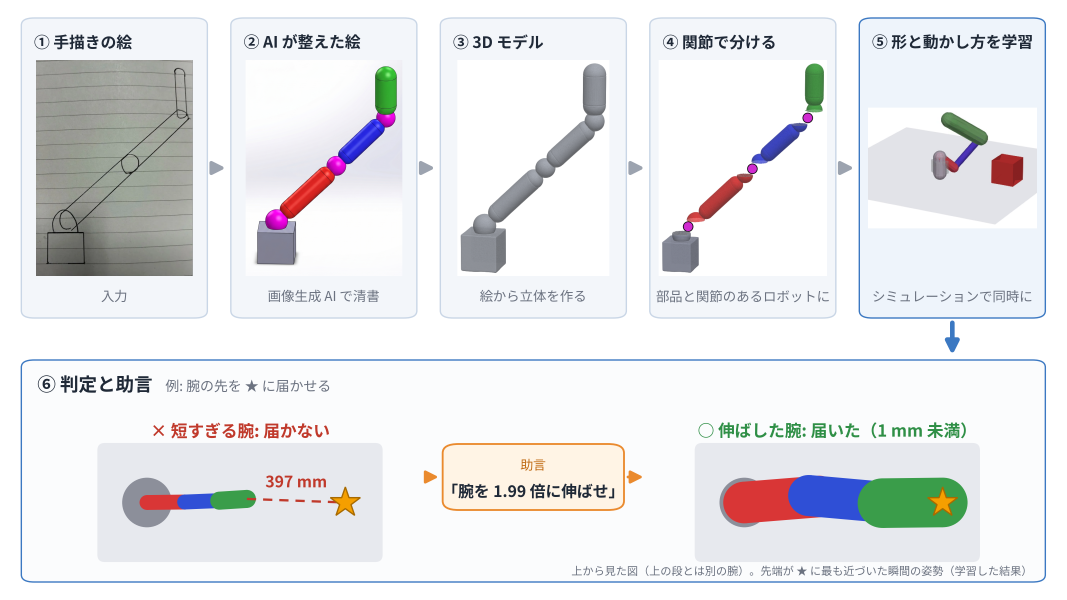
#> input picture docs/研究応用/執筆/slide_flow.png, 3200 x 1800 px, found by its file name (shown at 1/3 size)
$ python make_sysflow_slide.py ../docs/morphology_task_separation.png
#> lines starting #> are read from the running program, lines starting #| are printed output that depends on the picture
#!/usr/bin/env python3
"""**予備審査のスライド用のシステムフロー図（draw.io）**（2026-11-09、ユーザー「システムフローの drawio をスライドに入れない？
出来ればその時のそれぞれの状態を表す画像を各所に散りばめて」）。

システム図.drawio（修論 図 3.1 の元）は工程の説明文が多く、スライドの幅では字が読めない。
そこで同じ流れを、工程名だけの箱と「その工程を通った後の状態」の実物の画像で描き直す。
段の区切りはスライドの「各フロー詳細①〜④」にそろえる。段と箱の名前は論文の語（① 画像整形 ② モデル生成 ③ 適性判定 ④ 診断と修正指針）。
2026-11-20 に話し言葉（② 形にする・③ タスクに向くか調べる・立体にする など）から改めた（ユーザー「たしかに論文に使うにしては話し言葉だね」→ デッキと共用の図ごと直す。予備審査論文の図 1 でもあるため）。
⚠️ システム図_スライド用.drawio にはユーザーが draw.io で直した編集が入っている。字だけ変えるときはこのスクリプトを回さず、drawio の value を直接書き換える（回すと編集が消える）。ここの字は drawio とそろえておく。

    python3 scripts/make_sysflow_slide.py
    # → docs/研究応用/執筆/使えそうな画像データ/システム図_スライド用.drawio（画像を埋め込んだ draw.io。PNG への書き出しは draw.io で行う）
    #   draw.io で「ファイル → エクスポート → PNG」、ズーム 300 %・余白 0 で スライド用/sysflow_slide.png に書き出す
    python3 scripts/make_sysflow_slide.py --crop
    # → スライド用/sysflow_stages1-2.png（① ②）・sysflow_stage2.png（②）。書き出しの解像度に合わせて切る
    # → docs/研究応用/執筆/使えそうな画像データ/スライド用/sysflow_preview.png（同じ配置を matplotlib で描いた確認用。字の幅は draw.io と少し違う）

画像（すべてリポジトリの中。手描き A1 の流れと、到達の短腕 / 1.99 倍の腕）:
  手描き・M1        data/test/A1/sketch/A1_hand.webp・A1_m1.jpeg
  3D・関節で分ける   docs/研究応用/執筆/使えそうな画像データ/過去/slide_flow.png の ③④（make_slide_flow.py が STL から描いたもの）
  長さ・太さ        使えそうな画像データ/修論/pipeline_m4_paper.png の上腕（修論 図 3.4）
  モデル            使えそうな画像データ/修論/pipeline_m5_paper.png の左（修論 図 3.5）
  学習              slide_flow.png の ⑤（phys_pusher.mp4 のコマ）
  棄却・クリア       slide_flow.png の ⑥ の左右（系譜 9-279 の短腕と 1.99 倍）
  指摘              docs/研究応用/執筆/使えそうな画像データ/スライド用/three_layers.png の ②（模式図。make_yobi_figures.py）
"""
import base64
import io
import pathlib
import xml.etree.ElementTree as ET

import numpy as np
from PIL import Image
import matplotlib
matplotlib.use('Agg')
import matplotlib.font_manager
import matplotlib.pyplot as plt
from matplotlib.patches import FancyBboxPatch, Polygon, Ellipse, FancyArrowPatch

ROOT = pathlib.Path(__file__).resolve().parent.parent
WRITE = ROOT / 'docs' / '研究応用' / '執筆' / '使えそうな画像データ'   # 2026-11-17 の整理で yobi/ と図をここへ平らに移した
OUT_DRAWIO = WRITE / 'システム図_スライド用.drawio'
OUT_PREVIEW = WRITE / 'スライド用' / 'sysflow_preview.png'   # 2026-11-19 にルートの figures/ と平らな置き方をやめ、用途別のフォルダ（修論/・予備審査/・勉強/・過去/）にした（drawio は直下のまま）
OUT_SLIDE = WRITE / 'スライド用' / 'sysflow_slide.png'       # ユーザーが draw.io から書き出した版（スライド・予備審査論文 図 1）。スクリプトは上書きしない
# フロー詳細の枚に貼る段の切り抜き（x は draw.io の座標。書き出しの解像度に合わせて倍率を掛ける）。
# 名前は段（①〜④）で付ける。⛔ 11-19 まで sysflow_p12 / p2 と呼んでいたが、p がページ番号に読め、
# デッキの枚の番号（11・30 枚目）とずれて見えた（ユーザー「ページ数を表す名前がずれている」）。使っている 2 枚だけ作る。
CROPS = {'stages1-2': (0, 658),   # ① スケッチ整形・② 形にする → デッキ「フロー詳細 ① ②」
         'stage2': (215, 658)}    # ② 形にする → デッキ「付録 フロー詳細 ② 形にする」

for _ttc in sorted(pathlib.Path('/usr/share/fonts').rglob('*CJK*')):
    try:
        matplotlib.font_manager.fontManager.addfont(str(_ttc))
    except Exception:
        pass
for _f in ('Noto Sans CJK JP', 'Droid Sans Fallback'):
    if any(_x.name == _f for _x in matplotlib.font_manager.fontManager.ttflist):
        matplotlib.rcParams['font.family'] = _f
        break

# 色は システム図.drawio の凡例にそろえる
PROC_FILL, PROC_EDGE = '#dae8fc', '#6c8ebf'
JUDGE_FILL, JUDGE_EDGE = '#e1d5e7', '#9673a6'
IN_FILL, IN_EDGE = '#fff2cc', '#d6b656'
END_FILL, END_EDGE = '#d5e8d4', '#82b366'
NG = '#b85450'
INK = '#1f2937'
MUTED = '#6b7280'


def autocrop(im, pad=8, thresh=240):
    a = np.asarray(im.convert('RGB')).astype(int)
    ys, xs = np.where((a < thresh).any(axis=2))
    return im.crop((max(xs.min() - pad, 0), max(ys.min() - pad, 0),
                    min(xs.max() + pad, a.shape[1]), min(ys.max() + pad, a.shape[0])))


def load_images():
    sf = Image.open(WRITE / '過去' / 'slide_flow.png')   # 11-19 にスライドの図としては退役し、素材としてだけ残した                       # 3200×1800
#> sf is the input picture: PIL image 3200x1800 RGBA; mean R, G, B, A 231.2, 232.1, 234.1, 255
    return {
        'sketch': Image.open(ROOT / 'data/test/A1/sketch/A1_hand.webp'),
        'm1': autocrop(Image.open(ROOT / 'data/test/A1/sketch/A1_m1.jpeg')),
        'm2': autocrop(sf.crop((1370, 185, 1830, 825))),             # ③ 3D モデル（枠の線を除く）
        'm3': autocrop(sf.crop((1985, 185, 2475, 825))),             # ④ 関節で分ける
        'm4': Image.open(WRITE / '修論' / 'pipeline_m4_paper.png').crop((775, 70, 920, 655)),   # 上腕の断面とカプセル（軸の字を除く）
        'm5': Image.open(WRITE / '修論' / 'pipeline_m5_paper.png').crop((190, 230, 290, 760)),  # XML の模型のカプセルの列（字を除く）
        'm6': sf.crop((2605, 320, 3112, 688)),                       # ⑤ シミュレーションのコマ
        'fail1': sf.crop((293, 1328, 1147, 1685)),                   # ⑥ 左: 短腕（397 mm 届かない）
        'fail2': (Image.open(WRITE / 'スライド用' / 'three_layers.png').crop((1100, 215, 1900, 840))),  # ② ギア比が上限に張り付く
        'pass': sf.crop((2083, 1328, 2939, 1685)),                   # ⑥ 右: 1.99 倍で届いた
    }
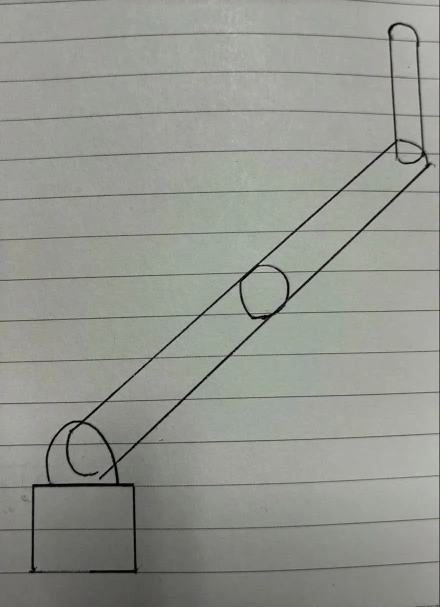
#> input picture data/test/A1/sketch/A1_hand.webp, 880 x 1214 px (shown at 1/2 size)
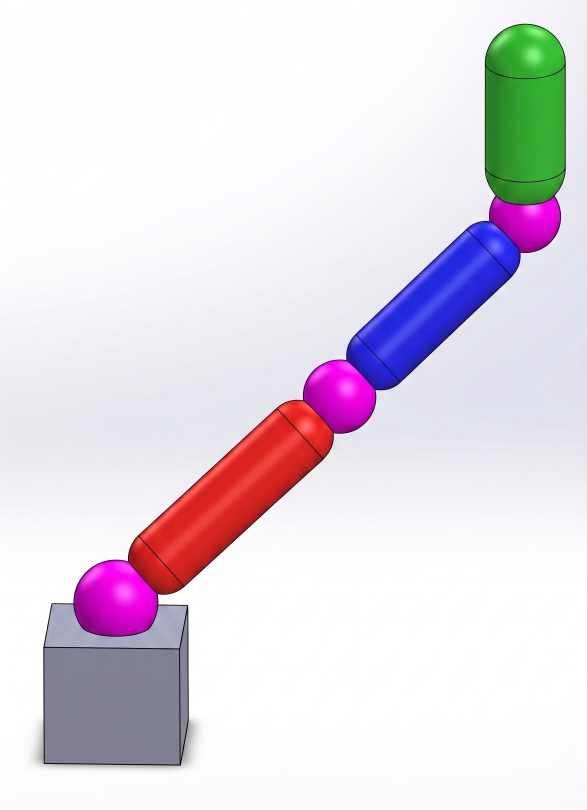
#> input picture data/test/A1/sketch/A1_m1.jpeg, 1760 x 2428 px (shown at 1/3 size)
#> in autocrop, `return im.crop((max(xs.min() - pad, 0), max(ys.min() - pad, 0), min(xs..`:
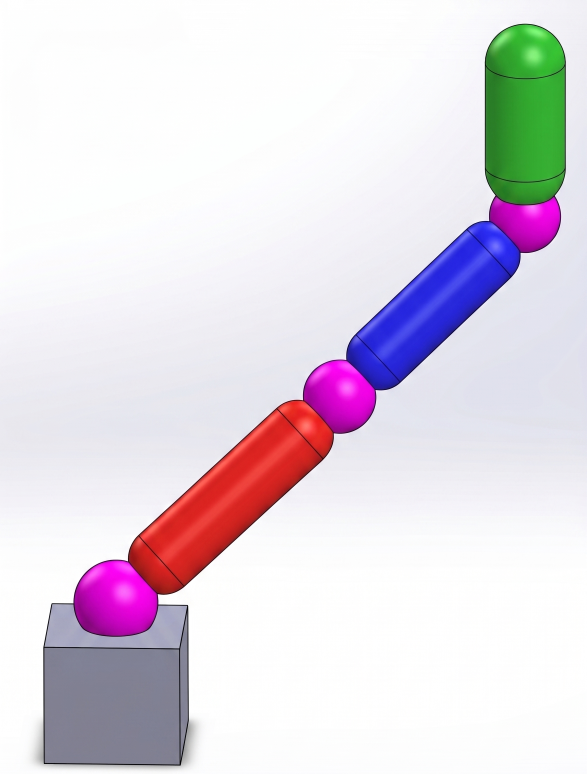
#> returned value: PIL image 1760x2321 RGB (shown at 1/3 size); mean R, G, B 227.1, 219.3, 228.6
#> call 2 of autocrop, with pad = 8, thresh = 240
#> in autocrop (call 2), `a = np.asarray(im.convert('RGB')).astype(int)`:
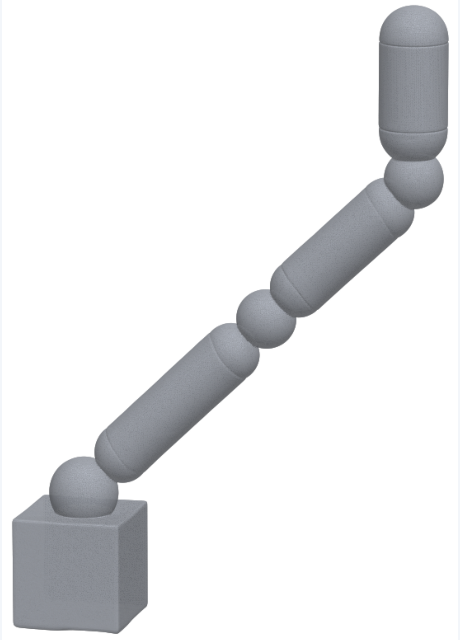
#> a: shape (640, 460, 3) int64; mean R, G, B 232.6, 233.2, 234.4
#> call 3 of autocrop, with pad = 8, thresh = 240
#> in autocrop (call 3), `a = np.asarray(im.convert('RGB')).astype(int)`:
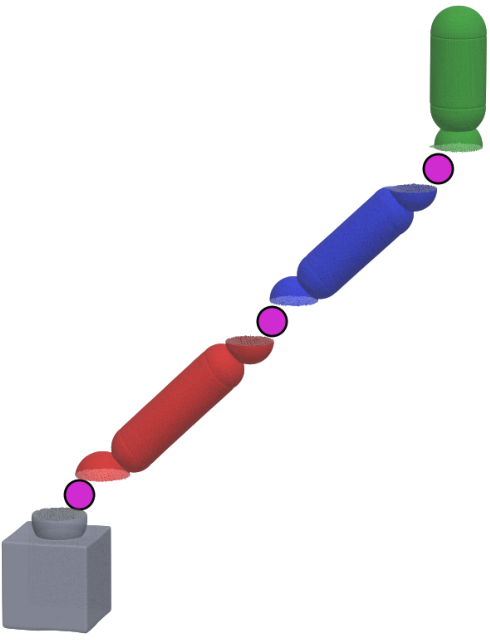
#> a: shape (640, 490, 3) int64; mean R, G, B 237.4, 235.2, 237.4
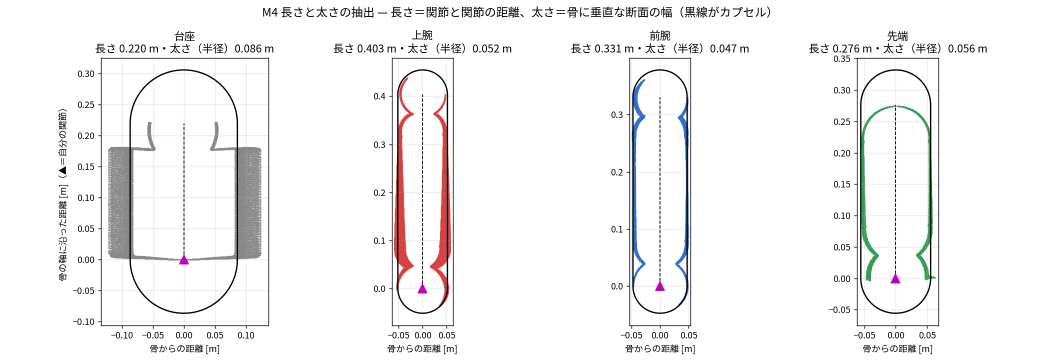
#> input picture figures/pipeline_m4_paper.png, 2080 x 728 px, found by its file name (shown at 1/2 size)


# ---------------------------------------------------------------- 配置（px、draw.io の座標と同じ）
W, H = 1100, 392
# 段ごとの外枠と題の色。赤（棄却）・緑（使える形）は図の中で意味を持つので避けた
# 緑（制御・フォロワー）はスライドの役割の色なので段の色に使わない（スライドの作り方.md §4 の④）。② の青はユーザーの好みで残す（2026-11-10、茶から戻した。② は形を作る段なので「青＝形態」とも食い違わない）
PHASES = [('① 画像整形', 5, 213, '#d9822b'), ('② モデル生成', 218, 655, '#3b78c2'),
          ('③ 適性判定', 660, 882, '#8e5ea2'), ('④ 診断と修正指針', 887, 1095, '#546e7a')]
PHASE_FS = 18   # 段の題の字の大きさ。11-19 に当時いちばん長かった「③ タスクに向くか調べる」が段の幅 222 に収まる上限として決めた。11-20 に段の名前を論文の語にして短くなった（最長は「④ 診断と修正指針」）が、配置を動かさないため 18 のまま
IMG_EDGE = '#c8c8c8'             # 状態の画像の枠（色の枠＝判定の出力 以外）


# [4 lines left out: function tint, not called in this run]
COL = {'sketch': 60, 'm1': 160, 'm2': 274, 'm3': 382, 'm4': 490, 'm5': 598,
       'gate': 718, 'm6': 828, 'm7': 940, 'pass': 1042}
PY, PH, PW = 84, 62, 96          # 工程の箱
IY, IH, IW = 172, 120, 98        # 状態の画像の枠
CY, CH = 296, 38                 # 画像の下の説明
CAP_FS, CAP_W = 14, 116          # 説明の字の大きさと箱の幅。14 で最も長い「「腕を1.99倍に」」が 111 px（隣の説明・段の境に触れない上限）
NODES = [  # (id, 種類, 字)
    ('sketch', 'input', '手描きスケッチ'),
    ('m1', 'proc', '画像整形と\n関節マーカー'),
    ('m2', 'proc', '三次元化'),
    ('m3', 'proc', '関節検出と\nリンク分割'),
    ('m4', 'proc', 'パラメータ\n抽出'),
    ('m5', 'proc', 'XML の\nモデル生成'),
    ('gate', 'judge', '第1層\n（幾何）'),
    ('m6', 'proc', '形態と制御の\n同時最適化'),
    ('m7', 'judge', '第2・3層\n形態・行動'),
    ('pass', 'end', '適合形態'),
]
STATES = [  # (画像の key, 列, 説明, 枠の色)
    ('sketch', 'sketch', '入力', None),
    ('m1', 'm1', '整形画像', None),
    ('m2', 'm2', '三次元\nメッシュ', None),
    ('m3', 'm3', 'リンクごとの\nメッシュ', None),
    ('m4', 'm4', 'リンク長・半径', None),
    ('m5', 'm5', 'モデル（XML）', None),
    ('fail1', 'gate', '棄却して修正指針\n「腕を1.99倍に」', NG),
    ('m6', 'm6', '学習した\n方策と形態', None),
    ('fail2', 'm7', '報告：\nギア比が上限', NG),
    ('pass', 'pass', '1.99 倍で\n目標に到達', END_EDGE),
]
CHAIN = ['sketch', 'm1', 'm2', 'm3', 'm4', 'm5', 'gate', 'm6', 'm7', 'pass']
LOOP_Y = 352
LOOP_LAB = (374, LOOP_Y + 3, 272, 18)   # 閉ループの説明（② の段の中、右端は段の境 655 の手前）


# [192 lines left out: functions node_box, image_box, to_data_uri, build_drawio, build_preview, crop_stages, not called in this run]


if __name__ == '__main__':
    import sys
    if '--crop' in sys.argv:          # draw.io で書き出した後に回す
        crop_stages()
        sys.exit()
#> (the run stopped early here; a loop or call above may not have finished)
